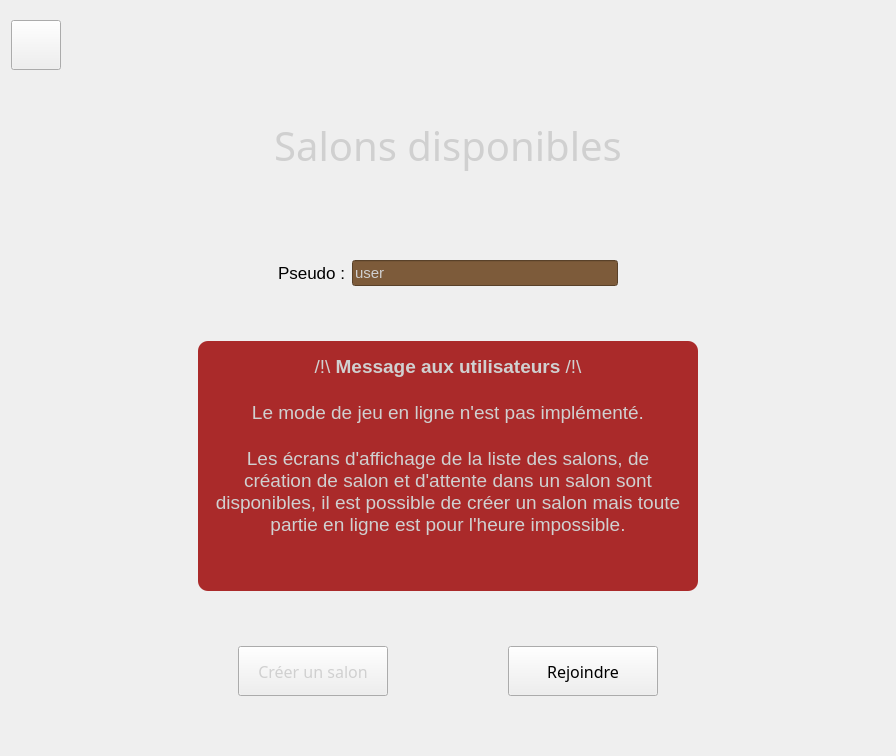
<?xml version="1.0" encoding="UTF-8"?>
<ui version="4.0">
 <class>JeuEnLigne</class>
 <widget class="QWidget" name="JeuEnLigne">
  <property name="geometry">
   <rect>
    <x>0</x>
    <y>0</y>
    <width>896</width>
    <height>756</height>
   </rect>
  </property>
  <property name="windowTitle">
   <string>Form</string>
  </property>
  <layout class="QVBoxLayout" name="verticalLayout">
   <item>
    <layout class="QHBoxLayout" name="horizontalLayout">
     <item>
      <widget class="QPushButton" name="retour">
       <property name="minimumSize">
        <size>
         <width>50</width>
         <height>50</height>
        </size>
       </property>
       <property name="styleSheet">
        <string notr="true">QPushButton
{
    border-image:url(:/images/icons/button-back.png);
}

QPushButton:hover
{
    border-image:url(:/images/icons/button-back.png);
	background-color:#73a6a0;
	border-radius: 20px;
}</string>
       </property>
       <property name="text">
        <string/>
       </property>
      </widget>
     </item>
     <item>
      <spacer name="horizontalSpacer">
       <property name="orientation">
        <enum>Qt::Horizontal</enum>
       </property>
       <property name="sizeHint" stdset="0">
        <size>
         <width>40</width>
         <height>20</height>
        </size>
       </property>
      </spacer>
     </item>
    </layout>
   </item>
   <item>
    <layout class="QHBoxLayout" name="horizontalLayout_2">
     <item>
      <spacer name="horizontalSpacer_2">
       <property name="orientation">
        <enum>Qt::Horizontal</enum>
       </property>
       <property name="sizeHint" stdset="0">
        <size>
         <width>40</width>
         <height>20</height>
        </size>
       </property>
      </spacer>
     </item>
     <item>
      <widget class="QLabel" name="label">
       <property name="minimumSize">
        <size>
         <width>600</width>
         <height>120</height>
        </size>
       </property>
       <property name="maximumSize">
        <size>
         <width>600</width>
         <height>120</height>
        </size>
       </property>
       <property name="font">
        <font>
         <family>sans-serif</family>
         <pointsize>30</pointsize>
         <weight>50</weight>
         <italic>false</italic>
         <bold>false</bold>
        </font>
       </property>
       <property name="styleSheet">
        <string notr="true">border-image:url(:/images/titles/title-frame.png);
font: 30pt sans-serif;
color:#d0d0d0;</string>
       </property>
       <property name="text">
        <string>Salons disponibles</string>
       </property>
       <property name="alignment">
        <set>Qt::AlignCenter</set>
       </property>
      </widget>
     </item>
     <item>
      <spacer name="horizontalSpacer_3">
       <property name="orientation">
        <enum>Qt::Horizontal</enum>
       </property>
       <property name="sizeHint" stdset="0">
        <size>
         <width>40</width>
         <height>20</height>
        </size>
       </property>
      </spacer>
     </item>
    </layout>
   </item>
   <item>
    <spacer name="verticalSpacer">
     <property name="orientation">
      <enum>Qt::Vertical</enum>
     </property>
     <property name="sizeType">
      <enum>QSizePolicy::Minimum</enum>
     </property>
     <property name="sizeHint" stdset="0">
      <size>
       <width>20</width>
       <height>40</height>
      </size>
     </property>
    </spacer>
   </item>
   <item>
    <layout class="QHBoxLayout" name="horizontalLayout_3">
     <item>
      <spacer name="horizontalSpacer_5">
       <property name="orientation">
        <enum>Qt::Horizontal</enum>
       </property>
       <property name="sizeHint" stdset="0">
        <size>
         <width>40</width>
         <height>20</height>
        </size>
       </property>
      </spacer>
     </item>
     <item>
      <widget class="QLabel" name="label_2">
       <property name="font">
        <font>
         <pointsize>13</pointsize>
        </font>
       </property>
       <property name="text">
        <string>Pseudo :</string>
       </property>
      </widget>
     </item>
     <item>
      <widget class="QLineEdit" name="pseudo">
       <property name="font">
        <font>
         <pointsize>11</pointsize>
        </font>
       </property>
       <property name="styleSheet">
        <string notr="true">background-color: #7d5b3a;
color:#d0d0d0;</string>
       </property>
       <property name="text">
        <string>user</string>
       </property>
       <property name="placeholderText">
        <string/>
       </property>
      </widget>
     </item>
     <item>
      <spacer name="horizontalSpacer_4">
       <property name="orientation">
        <enum>Qt::Horizontal</enum>
       </property>
       <property name="sizeHint" stdset="0">
        <size>
         <width>40</width>
         <height>20</height>
        </size>
       </property>
      </spacer>
     </item>
    </layout>
   </item>
   <item>
    <spacer name="verticalSpacer_6">
     <property name="orientation">
      <enum>Qt::Vertical</enum>
     </property>
     <property name="sizeType">
      <enum>QSizePolicy::Minimum</enum>
     </property>
     <property name="sizeHint" stdset="0">
      <size>
       <width>20</width>
       <height>40</height>
      </size>
     </property>
    </spacer>
   </item>
   <item>
    <layout class="QHBoxLayout" name="horizontalLayout_4">
     <item>
      <spacer name="horizontalSpacer_6">
       <property name="orientation">
        <enum>Qt::Horizontal</enum>
       </property>
       <property name="sizeHint" stdset="0">
        <size>
         <width>40</width>
         <height>20</height>
        </size>
       </property>
      </spacer>
     </item>
     <item>
      <widget class="QTextBrowser" name="textBrowser">
       <property name="minimumSize">
        <size>
         <width>500</width>
         <height>250</height>
        </size>
       </property>
       <property name="maximumSize">
        <size>
         <width>500</width>
         <height>250</height>
        </size>
       </property>
       <property name="styleSheet">
        <string notr="true">background-color:#aa2a2a;
color:#d0d0d0;
padding:10px;
border-radius:10px;</string>
       </property>
       <property name="html">
        <string>&lt;!DOCTYPE HTML PUBLIC &quot;-//W3C//DTD HTML 4.0//EN&quot; &quot;http://www.w3.org/TR/REC-html40/strict.dtd&quot;&gt;
&lt;html&gt;&lt;head&gt;&lt;meta name=&quot;qrichtext&quot; content=&quot;1&quot; /&gt;&lt;style type=&quot;text/css&quot;&gt;
p, li { white-space: pre-wrap; }
&lt;/style&gt;&lt;/head&gt;&lt;body style=&quot; font-family:'Sans Serif'; font-size:9pt; font-weight:400; font-style:normal;&quot;&gt;
&lt;p align=&quot;center&quot; style=&quot; margin-top:0px; margin-bottom:0px; margin-left:0px; margin-right:0px; -qt-block-indent:0; text-indent:0px;&quot;&gt;&lt;span style=&quot; font-size:14pt;&quot;&gt;/!\ &lt;/span&gt;&lt;span style=&quot; font-size:14pt; font-weight:600;&quot;&gt;Message aux utilisateurs&lt;/span&gt;&lt;span style=&quot; font-size:14pt;&quot;&gt; /!\&lt;/span&gt;&lt;/p&gt;
&lt;p align=&quot;center&quot; style=&quot;-qt-paragraph-type:empty; margin-top:0px; margin-bottom:0px; margin-left:0px; margin-right:0px; -qt-block-indent:0; text-indent:0px; font-size:14pt;&quot;&gt;&lt;br /&gt;&lt;/p&gt;
&lt;p align=&quot;center&quot; style=&quot; margin-top:0px; margin-bottom:0px; margin-left:0px; margin-right:0px; -qt-block-indent:0; text-indent:0px;&quot;&gt;&lt;span style=&quot; font-size:14pt;&quot;&gt;Le mode de jeu en ligne n'est pas implémenté.&lt;/span&gt;&lt;/p&gt;
&lt;p align=&quot;center&quot; style=&quot;-qt-paragraph-type:empty; margin-top:0px; margin-bottom:0px; margin-left:0px; margin-right:0px; -qt-block-indent:0; text-indent:0px; font-size:14pt;&quot;&gt;&lt;br /&gt;&lt;/p&gt;
&lt;p align=&quot;center&quot; style=&quot; margin-top:0px; margin-bottom:0px; margin-left:0px; margin-right:0px; -qt-block-indent:0; text-indent:0px;&quot;&gt;&lt;span style=&quot; font-size:14pt;&quot;&gt;Les écrans d'affichage de la liste des salons, de création de salon et d'attente dans un salon sont disponibles, il est possible de créer un salon mais toute partie en ligne est pour l'heure impossible.&lt;/span&gt;&lt;/p&gt;&lt;/body&gt;&lt;/html&gt;</string>
       </property>
      </widget>
     </item>
     <item>
      <spacer name="horizontalSpacer_7">
       <property name="orientation">
        <enum>Qt::Horizontal</enum>
       </property>
       <property name="sizeHint" stdset="0">
        <size>
         <width>40</width>
         <height>20</height>
        </size>
       </property>
      </spacer>
     </item>
    </layout>
   </item>
   <item>
    <spacer name="verticalSpacer_4">
     <property name="orientation">
      <enum>Qt::Vertical</enum>
     </property>
     <property name="sizeType">
      <enum>QSizePolicy::Minimum</enum>
     </property>
     <property name="sizeHint" stdset="0">
      <size>
       <width>20</width>
       <height>40</height>
      </size>
     </property>
    </spacer>
   </item>
   <item>
    <layout class="QHBoxLayout" name="horizontalLayout_5">
     <item>
      <spacer name="horizontalSpacer_8">
       <property name="orientation">
        <enum>Qt::Horizontal</enum>
       </property>
       <property name="sizeHint" stdset="0">
        <size>
         <width>40</width>
         <height>20</height>
        </size>
       </property>
      </spacer>
     </item>
     <item>
      <spacer name="horizontalSpacer_11">
       <property name="orientation">
        <enum>Qt::Horizontal</enum>
       </property>
       <property name="sizeHint" stdset="0">
        <size>
         <width>40</width>
         <height>20</height>
        </size>
       </property>
      </spacer>
     </item>
     <item>
      <widget class="QPushButton" name="creer">
       <property name="minimumSize">
        <size>
         <width>150</width>
         <height>50</height>
        </size>
       </property>
       <property name="font">
        <font>
         <family>sans-serif</family>
         <pointsize>12</pointsize>
         <weight>50</weight>
         <italic>false</italic>
         <bold>false</bold>
        </font>
       </property>
       <property name="autoFillBackground">
        <bool>false</bool>
       </property>
       <property name="styleSheet">
        <string notr="true">QPushButton
{
	font: 12pt sans-serif;
	color:#d0d0d0;
    border-image:url(:/images/titles/title-button.png);
	color:#d0d0d0;
}

QPushButton:hover
{
	font: 12pt sans-serif;
	color:#d0d0d0;
    border-image:url(:/images/titles/title-button.png);
	color:#d0d0d0;
	background-color:#73a6a0;
	border-radius:5px;
	border-width:2px;
}
</string>
       </property>
       <property name="text">
        <string>Créer un salon</string>
       </property>
      </widget>
     </item>
     <item>
      <spacer name="horizontalSpacer_10">
       <property name="orientation">
        <enum>Qt::Horizontal</enum>
       </property>
       <property name="sizeHint" stdset="0">
        <size>
         <width>40</width>
         <height>20</height>
        </size>
       </property>
      </spacer>
     </item>
     <item>
      <widget class="QPushButton" name="joindre">
       <property name="minimumSize">
        <size>
         <width>150</width>
         <height>50</height>
        </size>
       </property>
       <property name="font">
        <font>
         <family>sans-serif</family>
         <pointsize>12</pointsize>
         <weight>50</weight>
         <italic>false</italic>
         <bold>false</bold>
        </font>
       </property>
       <property name="autoFillBackground">
        <bool>false</bool>
       </property>
       <property name="styleSheet">
        <string notr="true">QPushButton
{
	font: 12pt sans-serif;
	color:#d0d0d0;
    border-image:url(:/images/titles/title-button.png);
	color:black;
}

QPushButton:hover
{
	font: 12pt sans-serif;
	color:#d0d0d0;
    border-image:url(:/images/titles/title-button.png);
	color:black;
}
</string>
       </property>
       <property name="text">
        <string>Rejoindre</string>
       </property>
      </widget>
     </item>
     <item>
      <spacer name="horizontalSpacer_12">
       <property name="orientation">
        <enum>Qt::Horizontal</enum>
       </property>
       <property name="sizeHint" stdset="0">
        <size>
         <width>40</width>
         <height>20</height>
        </size>
       </property>
      </spacer>
     </item>
     <item>
      <spacer name="horizontalSpacer_9">
       <property name="orientation">
        <enum>Qt::Horizontal</enum>
       </property>
       <property name="sizeHint" stdset="0">
        <size>
         <width>40</width>
         <height>20</height>
        </size>
       </property>
      </spacer>
     </item>
    </layout>
   </item>
   <item>
    <spacer name="verticalSpacer_3">
     <property name="orientation">
      <enum>Qt::Vertical</enum>
     </property>
     <property name="sizeType">
      <enum>QSizePolicy::Minimum</enum>
     </property>
     <property name="sizeHint" stdset="0">
      <size>
       <width>20</width>
       <height>40</height>
      </size>
     </property>
    </spacer>
   </item>
  </layout>
 </widget>
 <resources/>
 <connections/>
</ui>
